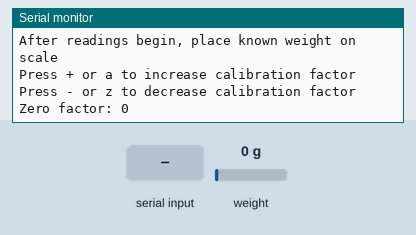
This sketch was run on a simulated Arduino Uno, built with avr-gcc and run on an emulated ATmega328P. Shown: the last lines printed to the serial monitor. The test bench sets the inputs (shaded band); at power-on: weight on the scale 0 g.

Above: at 3.3 s.
3.4 s: weight on the scale set to 100 g
At 5.3 s:
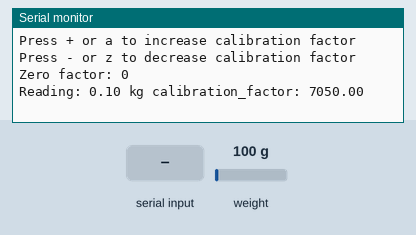
7.7 s: "+" received over Serial
9.2 s: "a" received over Serial
10.7 s: weight on the scale set to 1250 g
At 13.0 s:
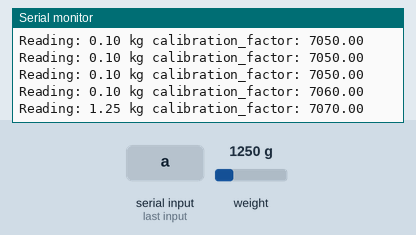
Timing chart, 0 to 13.2 s (numbered marks = the images above; inputs shaded):
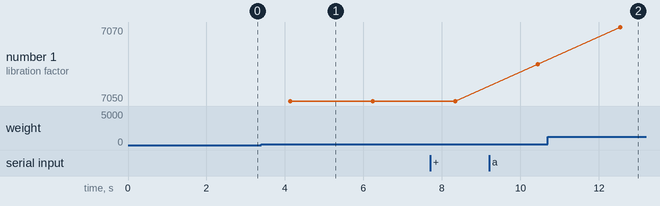

The sketch:

calibrazioneBIlancia.ino
```cpp
/******************************************
Sistema per pesare l'animale.

4 celle di carico
1 modulo HX711

Le celle di carico sono posizionate in corrispondenza
dei 4 angoli di una struttura in legno.
Sopra le celle di carico viene appoggiato un piano
in compensato in modo da piegare la parte mobile
delle celle di carico per pesare l'animale.
Le celle di carico sono collegate ad Arduino tramite
il modulo HX711.

 ******************************************/

#include "HX711.h"

#define DOUT  5
#define CLK  6

HX711 scale;

float calibration_factor = 7050;

void setup() {
  Serial.begin(9600);

  //stampe per la calibrazione bilancia
  Serial.println("HX711 calibration sketch");
  Serial.println("Remove all weight from scale");
  Serial.println("After readings begin, place known weight on scale");
  Serial.println("Press + or a to increase calibration factor");
  Serial.println("Press - or z to decrease calibration factor");

  //inizializzazione
  scale.begin(DOUT, CLK);
  scale.set_scale();
  scale.tare();

  long zero_factor = scale.read_average();
  Serial.print("Zero factor: ");
  Serial.println(zero_factor);
}

void loop() {
  delay(2000);

  scale.set_scale(calibration_factor);

  //stampe relative al peso dell'animale
  Serial.print("Reading: ");
  Serial.print(scale.get_units(),2);
  Serial.print(" kg");
  Serial.print(" calibration_factor: ");
  Serial.print(calibration_factor);
  Serial.println();

  //comandi per calibrare la bilancia e per tararla
  if(Serial.available())
  {
    char temp = Serial.read();
    if(temp == '+' || temp == 'a')
      calibration_factor += 10;
    else if(temp == '-' || temp == 'z')
      calibration_factor -= 10;
    else if(temp == 't')
      scale.tare();
  }
}
```

Measured:
- after the input at 3.4 s, the serial monitor: prints a new line after 0.74 s (image 1)
- after the input at 10.7 s, the serial monitor: prints a new line after 1.8 s (image 2)
